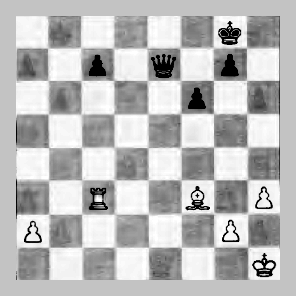
#> input picture backend/vision/_preprocessed.png, 296 x 296 px
$ python extract_chess_squares.py _preprocessed.png
#> lines starting #> are read from the running program, lines starting #| are printed output that depends on the picture
### backend/vision/detect_page.py
#!/usr/bin/env python3
"""Whole-page chess-diagram scanner.

Usage:
  python detect_page.py <page_image> [--out dir]

Scans a full rendered PDF page for every 8x8 chess diagram it contains and,
for each one found, runs the exact same single-board detector the /detect
endpoint uses (detect_diagram.run_scan), keeping only boards that pass the
legality gates (both kings, <=16 per side, 4..32 pieces).

The page is searched window-by-window because find_grid on a whole sheet of
regularly-spaced diagrams locks onto the "macro checkerboard" the layout forms
and hides the individual boards. Each candidate window is big enough to contain
a board; overlapping results are de-duplicated by coverage (highest score wins).

Emits JSON: { "boxes": [ { "x","y","w","h" (page pixels), "score", "fen",
  "occupied", "method", "coherence", "uncertain" } ] }
"""
import sys
import os
import json
import numpy as np
import cv2

sys.path.insert(0, os.path.dirname(os.path.abspath(__file__)))
import detect_fen as df
import detect_diagram as dd

PAGE_MAX_DIM = 1600        # working page size for scanning
MIN_WIN_SCORE = 150        # a real worksheet board scores ~230; only page
                           # text/noise falls below ~150
WIN_FRAC = 0.5             # window side as a fraction of the min page side
STRIDE_FRAC = 0.25         # window stride as a fraction of the window side
MAX_BOARDS = 32


# [8 lines left out: function iou, not called in this run]


def find_all_boards(img):
    """Return a list of (score, x, y, side) in img coords, deduplicated."""
    h, w = img.shape[:2]
    win = int(WIN_FRAC * min(h, w))
    stride = max(32, int(win * STRIDE_FRAC))
    # pad so edge windows cover the full page
    pad = win
    padded = np.full((h + 2 * pad, w + 2 * pad, 3), 255, np.uint8)
    padded[pad:pad + h, pad:pad + w] = img

    cands = []
    y = 0
    while y + win <= h + 2 * pad:
        x = 0
        while x + win <= w + 2 * pad:
            win_img = padded[y:y + win, x:x + win]
            g = df.find_grid(win_img)
            if g is not None and g['score'] >= MIN_WIN_SCORE:
                ox = x + g['ox']
                oy = y + g['oy']
                side = 8 * g['s']
                cands.append((g['score'], ox - pad, oy - pad, side))
            x += stride
        y += stride

    cands.sort(key=lambda t: -t[0])
    kept = []
    for score, cx, cy, cs in cands:
        if cs < 96 or cs > 0.75 * min(h, w):  # unreasonably small/big board
            continue
        # A candidate whose box hangs past the real canvas is a phantom grid
        # created by the white padding ring, not a board — drop it.
        if cx < 0 or cy < 0 or cx + cs > w or cy + cs > h:
            continue
        # A window may find the same board with a slightly shifted origin
        # (edge windows especially); the grid fits drift by several cells even
        # when iou is low. Drop anything whose centre falls inside a box we
        # already kept — adjacent boards are never nested like that.
        cxx, cyy = cx + cs / 2.0, cy + cs / 2.0
        nested = any(
            kx <= cxx <= kx + ks and ky <= cyy <= ky + ks for kx, ky, ks in kept)
        if nested:
            continue
        cov = kept and max(
            (iou((cx, cy, cs, cs), (kx, ky, ks, ks)) for kx, ky, ks in kept), default=0)
        if cov and cov > 0.55:
            continue
        kept.append((cx, cy, cs))
        if len(kept) >= MAX_BOARDS:
            break
    return [(round(x, 1), round(y, 1), round(s)) for x, y, s in kept]


# [64 lines left out: function main, not called in this run]


# [2 lines that do not run on import are left out]

### backend/vision/detect_fen.py
#!/usr/bin/env python3
"""
Digital-board chess position detector (OpenCV).

Usage:
  python detect_fen.py <image_path> [--debug [output_dir]]

Reads a board image (any size; works best for straight-on digital board
screenshots), finds the 8x8 grid via a checkerboard integral-image search,
then classifies each square:

  * empty vs piece     -> per-cell Otsu on color distance from the square's
                          background colour
  * piece colour       -> closeness of the piece region's colour to the
                          board's light/dark square references
  * piece type         -> trained decision-tree classifier over silhouette
                          shape features (see piece_model.py), covering both
                          printed-workbook schematic glyphs and standard
                          digital piece sprites

Emits JSON to stdout:
  { "fen": "...", "placed": {"e4":"wP", ...}, "occupied": n, "method": "grid" }

If the grid search quality is poor, a contour-based board-corners fallback
warps the board to a square and re-runs the search.
"""

import sys
import json
import re
import os
import numpy as np
import cv2

from piece_model import classify_features as _model_classify

TARGET = 1600        # working image max dimension for the grid search
MAX_CELL = 240       # largest candidate cell size
MIN_CELL = 14        # smallest candidate cell size (px) at TARGET scale
MIN_GRID_SCORE = 150  # acquire the board if the checkerboard fit clears this
RANK_FILES = 'abcdefgh'


# --------------------------------------------------------------------------
# grid search (checkerboard fit)
# --------------------------------------------------------------------------

def integral_img(gray):
    h, w = gray.shape
    ii = np.zeros((h + 1, w + 1), dtype=np.float64)
    np.cumsum(gray, axis=0, out=ii[1:, 1:])
    np.cumsum(ii[1:, 1:], axis=1, out=ii[1:, 1:])
    return ii

def grid_score(ii, ox, oy, s):
    h, w = ii.shape[0] - 1, ii.shape[1] - 1
    # A fractional/rounded grid can hang past the image edge — bail out cheaply
    # instead of indexing out of bounds (an 8x8 grid must fully fit).
    if s < 1 or ox < 0 or oy < 0 or ox + 8 * s > w or oy + 8 * s > h:
        return np.zeros((8, 8), dtype=np.float64), -np.inf
    r = np.arange(9)
    top = oy + r[:-1] * s
    bottom = oy + r[1:] * s
    left = ox + r[:-1] * s
    right = ox + r[1:] * s
    A = ii[top[:, None], left[None, :]]
    B = ii[top[:, None], right[None, :]]
    C = ii[bottom[:, None], left[None, :]]
    D = ii[bottom[:, None], right[None, :]]
    cells = (D - B - C + A) / float(s * s)
    neigh = np.abs(cells[:, 1:] - cells[:, :-1]).sum() + \
            np.abs(cells[1:, :] - cells[:-1, :]).sum()
    far = np.abs(cells[:, 2:] - cells[:, :-2]).sum() + \
          np.abs(cells[2:, :] - cells[:-2, :]).sum()
    return cells, neigh - 1.7 * far

def grid_scores(ii, s, step):
    """Score the stepped offset grid for a fixed cell size `s`.

    Equivalent to running grid_score(ii, ox, oy, s) for every (ox, oy) on the
    coarse sweep's stride (`step = max(3, s // 4)`), as one batched integral
    gather instead of per-offset Python calls. Returns a (No, Nx) score map at
    [oy_count, ox_count]; offset = count * step. Invalid offsets are not
    represented, matching the coarse loop's strictly-"greater" first-max
    tie-break.
    """
    h, w = ii.shape[0] - 1, ii.shape[1] - 1
    maxo = min(h, w) - 8 * s
    if maxo < 0:
        return np.zeros((0, 0), dtype=np.float64)
    od = np.arange(0, maxo + 1, step)
    r = np.arange(9)
    rows = (od[:, None, None, None] + r[None, :, None, None] * s)
    cols = (od[None, None, :, None] + r[None, None, None, :] * s)
    iii = ii[rows, cols]                       # (No, 9, Nx, 9)
    cells = (iii[:, 1:, :, 1:] - iii[:, 1:, :, :-1] -
             iii[:, :-1, :, 1:] + iii[:, :-1, :, :-1]) / float(s * s)
    nh = np.abs(cells[:, :, :, 1:] - cells[:, :, :, :-1]).sum(axis=(1, 3))
    nv = np.abs(cells[:, 1:, :, :] - cells[:, :-1, :, :]).sum(axis=(1, 3))
    fh = np.abs(cells[:, :, :, 2:] - cells[:, :, :, :-2]).sum(axis=(1, 3))
    fv = np.abs(cells[:, 2:, :, :] - cells[:, :-2, :, :]).sum(axis=(1, 3))
    return nh + nv - 1.7 * (fh + fv)


def find_grid(img):
    h, w = img.shape[:2]
    gray = cv2.cvtColor(img, cv2.COLOR_BGR2GRAY)

    # Coarse sweep on a downscaled copy: the size/offset search is O(sizes x
    # spans^2) with small cells producing huge offset grids, so cap the search
    # at ~224px and let the refinement snap exact boundaries at full res.
    k = min(1.0, 224.0 / min(h, w))
    if k < 1.0:
        sgray = cv2.resize(gray, (int(w * k), int(h * k)),
                           interpolation=cv2.INTER_AREA)
    else:
        sgray = gray

    sh, sw = sgray.shape
    ii = integral_img(sgray)
    best = None
    from_cell = max(12, int(MIN_CELL * k))
    for s in range(from_cell, min(MAX_CELL, int(0.95 * min(sh, sw) / 8)) + 1):
        maxo = min(sh, sw) - 8 * s
        if maxo < 0:
            continue
        step = max(3, s // 4)
        m = grid_scores(ii, s, step)
        if m.size == 0:
            continue
        flat = int(np.argmax(m))
        sc = m.flat[flat]
        if best is None or sc > best[0]:
            oy = (flat // m.shape[1]) * step
            ox = (flat % m.shape[1]) * step
            cells, _ = grid_score(ii, ox, oy, s)
            best = (sc, ox, oy, s, cells)
    if best is None:
        return None
    sc, ox, oy, s, cells = best

    # lift the coarse winner to full resolution; rounding can push the grid
    # a hair past the edge, and the coarse sampler may have stopped a step
    # short of the true bottom-right corner — clamp so it always fits.
    ox = int(round(ox / k))
    oy = int(round(oy / k))
    s = max(MIN_CELL, int(round(s / k)))
    ox = min(ox, w - 8 * s)
    oy = min(oy, h - 8 * s)
    if ox < 0 or oy < 0:
        return None
    ii = integral_img(gray)
    cells, sc = grid_score(ii, ox, oy, s)

    # local refinement, two stages so big cells stay cheap: snap the offset
    # (step 2) over a window sized to the coarse sampling error, then a fine
    # step-1 offset + size pass around the optimum.
    best_cfg = (sc, ox, oy, s, cells)
    ws = s // 4 + 4
    for oy2 in range(max(0, oy - ws), min(h - 8 * s, oy + ws) + 1, 2):
        for ox2 in range(max(0, ox - ws), min(w - 8 * s, ox + ws) + 1, 2):
            c2, sc2 = grid_score(ii, ox2, oy2, s)
            if sc2 > best_cfg[0]:
                best_cfg = (sc2, ox2, oy2, s, c2)
    sc, ox, oy, s, cells = best_cfg
    for s2 in range(max(MIN_CELL, s - 3), min(MAX_CELL, s + 3 + 1)):
        for oy2 in range(max(0, oy - 3), min(h - 8 * s2, oy + 3) + 1):
            for ox2 in range(max(0, ox - 3), min(w - 8 * s2, ox + 3) + 1):
                c2, sc2 = grid_score(ii, ox2, oy2, s2)
                if sc2 > best_cfg[0]:
                    best_cfg = (sc2, ox2, oy2, s2, c2)
    sc, ox, oy, s, cells = best_cfg
    return {'ox': ox, 'oy': oy, 's': s, 'cells': cells, 'score': sc}


# --------------------------------------------------------------------------
# forward/back mapping between working and original image coordinates
# --------------------------------------------------------------------------

# [94 lines left out: functions grid_corners_orig, contour_fallback, order_points, contour_fallback_warp, square_references, not called in this run]


def split_square(img, r, c, ox, oy, s):
    return img[oy + r * s: oy + (r + 1) * s, ox + c * s: ox + (c + 1) * s]


# [304 lines left out: functions clean_mask, silhouette_features, detect, placed_to_fen, main, not called in this run]


# [2 lines that do not run on import are left out]

### backend/vision/extract_chess_squares.py
#!/usr/bin/env python3
"""Extract the 8x8 squares of every chess diagram on a scanned page.

Production dataset tool. Board boxes come from detect_page; grid geometry
comes ONLY from board_geometry (single source of truth). This module owns:
- locate board bounding boxes
- crop board from page at full resolution
- invoke shared geometry
- save the 64 outputs
- generate debug/contact artifacts
- write metadata

It MUST NOT compute square rectangles by hand (no ox+c*s math here).
"""
import os
import sys
import json
import argparse
import datetime

import cv2

HERE = os.path.dirname(os.path.abspath(__file__))
sys.path.insert(0, HERE)
import detect_page as dp  # noqa: E402
import board_geometry as bg  # noqa: E402


def locate_boards(img):
    """Return [(x, y, side)] in FULL page pixels for every board on the page."""
    h0, w0 = img.shape[:2]
    k = min(1.0, dp.PAGE_MAX_DIM / float(max(h0, w0)))
    if k < 1.0:
        work = cv2.resize(img, (int(w0 * k), int(h0 * k)),
                          interpolation=cv2.INTER_AREA)
    else:
        work = img
    boxes = []
    for cx, cy, cs in dp.find_all_boards(work):
        side = int(round(cs / k))
        x0 = int(round(cx / k))
        y0 = int(round(cy / k))
        side = max(8, min(side, min(w0 - x0, h0 - y0)))
        if side < 96:
            continue
        boxes.append((x0, y0, side))
    boxes.sort(key=lambda b: (round(b[1] / 100), b[0]))
    return boxes


def main():
    ap = argparse.ArgumentParser()
    ap.add_argument('image', nargs='?', default=None)
    ap.add_argument('--out', default='debug_dataset')
    ap.add_argument('--sheet', action='store_true')
    ap.add_argument('--overlay', action='store_true')
    ap.add_argument('--zoom', default='')
    ap.add_argument('--zoom-only', action='store_true')
    args = ap.parse_args()

    if args.zoom_only:
        print(json.dumps({'error': 'zoom-only removed with legacy path'}))
        sys.exit(2)
    if not args.image:
        print(json.dumps({'error': 'usage: extract_chess_squares.py <page.png> [--out DIR] [--sheet] [--overlay]'}))
        sys.exit(2)

    img = cv2.imread(args.image, cv2.IMREAD_COLOR)
#> img is the input picture: shape (296, 296, 3); min 0, max 255, mean 186.1
    if img is None:
        print(json.dumps({'error': f'could not read {args.image}'}))
        sys.exit(2)

    os.makedirs(args.out, exist_ok=True)
    boxes = locate_boards(img)
#> in find_all_boards, `h, w = img.shape[:2]`: h = 296
#> in find_all_boards, `win = int(WIN_FRAC * min(h, w))`: win = 148
#> in find_all_boards, `stride = max(32, int(win * STRIDE_FRAC))`: stride = 37
#> in find_all_boards, `pad = win`: pad = 148
#> in find_all_boards, `padded = np.full((h + 2 * pad, w + 2 * pad, 3), 255, np.uint8)`: padded: shape (592, 592, 3); every value is 255
#> in find_all_boards, `y = 0`: y = 0
#> in find_grid, `h, w = img.shape[:2]`: h = 148
#> in find_grid, `gray = cv2.cvtColor(img, cv2.COLOR_BGR2GRAY)`: gray: shape (148, 148); every value is 255
#> in find_grid, `k = min(1.0, 224.0 / min(h, w))`: k = 1
#> in find_grid, `sh, sw = sgray.shape`: sh = 148
#> in find_grid, `ii = integral_img(sgray)`:
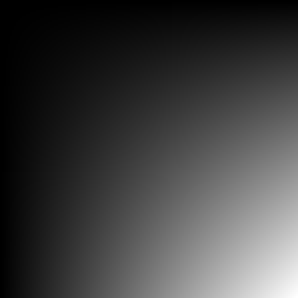
#> ii: shape (149, 149) float64 (shown 2 times larger); min 0, max 5585520, mean 1396380; drawn with min black and max white
#> in find_grid, `from_cell = max(12, int(MIN_CELL * k))`: from_cell = 14
#> in grid_scores, `h, w = ii.shape[0] - 1, ii.shape[1] - 1`: h = 148
#> in grid_scores, `maxo = min(h, w) - 8 * s`: maxo = 36
#> in grid_scores, `od = np.arange(0, maxo + 1, step)`: od = [0, 3, 6, 9, 12, 15, 18, 21, 24, 27, 30, 33, 36]
#> in grid_scores, `r = np.arange(9)`: r = [0, 1, 2, 3, 4, 5, 6, 7, 8]
#> in grid_score, `h, w = ii.shape[0] - 1, ii.shape[1] - 1`: h = 148
#> in grid_score, `r = np.arange(9)`: r = [0, 1, 2, 3, 4, 5, 6, 7, 8]
#> in grid_score, `top = oy + r[:-1] * s`: top = [0, 14, 28, 42, 56, 70, 84, 98]
#> in grid_score, `bottom = oy + r[1:] * s`: bottom = [14, 28, 42, 56, 70, 84, 98, 112]
#> in grid_score, `left = ox + r[:-1] * s`: left = [0, 14, 28, 42, 56, 70, 84, 98]
#> in grid_score, `right = ox + r[1:] * s`: right = [14, 28, 42, 56, 70, 84, 98, 112]
#> in grid_score, `neigh = np.abs(cells[:, 1:] - cells[:, :-1]).sum() + \ np.abs(cells[1:..`: neigh = 0
#> in find_grid, `sc, ox, oy, s, cells = best`: s = 14
#> in find_grid, `ox = int(round(ox / k))`: ox = 0
#> in find_grid, `s = max(MIN_CELL, int(round(s / k)))`: s = 14
#> in find_grid, `ox = min(ox, w - 8 * s)`: ox = 0
#> in find_grid, `ws = s // 4 + 4`: ws = 7
#> in find_grid, `sc, ox, oy, s, cells = best_cfg`: sc = 0; s = 14
#> in find_grid (call 15), `gray = cv2.cvtColor(img, cv2.COLOR_BGR2GRAY)`:
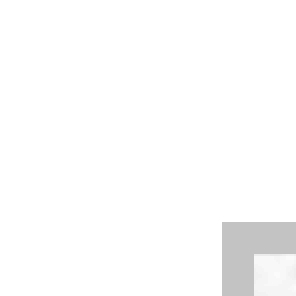
#> gray: shape (148, 148) (shown 2 times larger); min 195, max 255, mean 252.3
    stamp = datetime.datetime.now().isoformat(timespec='seconds')
    manifest = {'image': os.path.basename(args.image), 'boards': [],
                'generator': 'board_geometry.detect_board_geometry+extract_all_squares',
                'generated_at': stamp,
                'source_page': os.path.abspath(args.image)}

    for i, (x, y, side) in enumerate(boxes, 1):
        bid = f'board_{i:03d}'
        board = img[y:y + side, x:x + side]
        try:
            geo = bg.detect_board_geometry(board)
        except bg.GeometryError as e:
            rej_dir = os.path.join(args.out, bid)
            if os.path.isdir(rej_dir):
                for fn in os.listdir(rej_dir):
                    fp = os.path.join(rej_dir, fn)
                    try:
                        if os.path.isfile(fp):
                            os.remove(fp)
                    except OSError:
                        pass
            else:
                os.makedirs(rej_dir, exist_ok=True)
            with open(os.path.join(rej_dir, 'REJECTED.txt'), 'w') as fh:
                fh.write(f'{bid} INVALID_BOARD_CROP\n{str(e)}\n'
                         f'generated_at={stamp}\n')
            manifest['boards'].append({
                'id': bid, 'x': x, 'y': y, 'side': side,
                'status': 'REJECTED',
                'reason': str(e)[:300],
                'geometry': getattr(e, 'detail', {}),
            })
            print(f'{bid}  box=({x},{y},{side})  REJECTED {str(e)[:120]}')
            continue

        bdir = os.path.join(args.out, bid)
        os.makedirs(bdir, exist_ok=True)
        for fn in os.listdir(bdir):
            if fn.endswith('.png') or fn in ('REJECTED.txt',):
                try:
                    os.remove(os.path.join(bdir, fn))
                except OSError:
                    pass
        squares = bg.extract_all_squares(board, geo)
        for name, tile in squares.items():
            cv2.imwrite(os.path.join(bdir, f'{name}.png'), tile)

        if args.sheet:
            bg.contact_sheet_64(board, geo,
                                os.path.join(bdir, 'contact_sheet.png'))
        if args.overlay:
            bg.geometry_debug(board, geo,
                              os.path.join(bdir, 'board_grid.png'))

        manifest['boards'].append({
            'id': bid, 'dir': bdir, 'x': x, 'y': y, 'side': side,
            'status': 'OK',
            'geometry': {k: (round(float(v), 3)
                             if isinstance(v, (int, float)) else v)
                         for k, v in geo.items()},
        })
        print(f'{bid}  box=({x},{y},{side})  '
              f'geo=ox{geo["ox"]:.2f},oy{geo["oy"]:.2f},s={geo["s"]:.2f} '
              f'conf={geo["confidence"]:.3f}')

    with open(os.path.join(args.out, 'boards.json'), 'w') as fh:
        json.dump(manifest, fh, indent=2)
    with open(os.path.join(args.out, 'GENERATED_AT.txt'), 'w') as fh:
        fh.write(f'generated_at={stamp}\ngenerator=board_geometry\n'
                 f'source={os.path.abspath(args.image)}\n')
    print(f'\n{len(boxes)} board(s) -> {args.out}  at {stamp}')
#| 0 board(s) -> debug_dataset  at 2026-11-20T20:53:30


if __name__ == '__main__':
    main()
